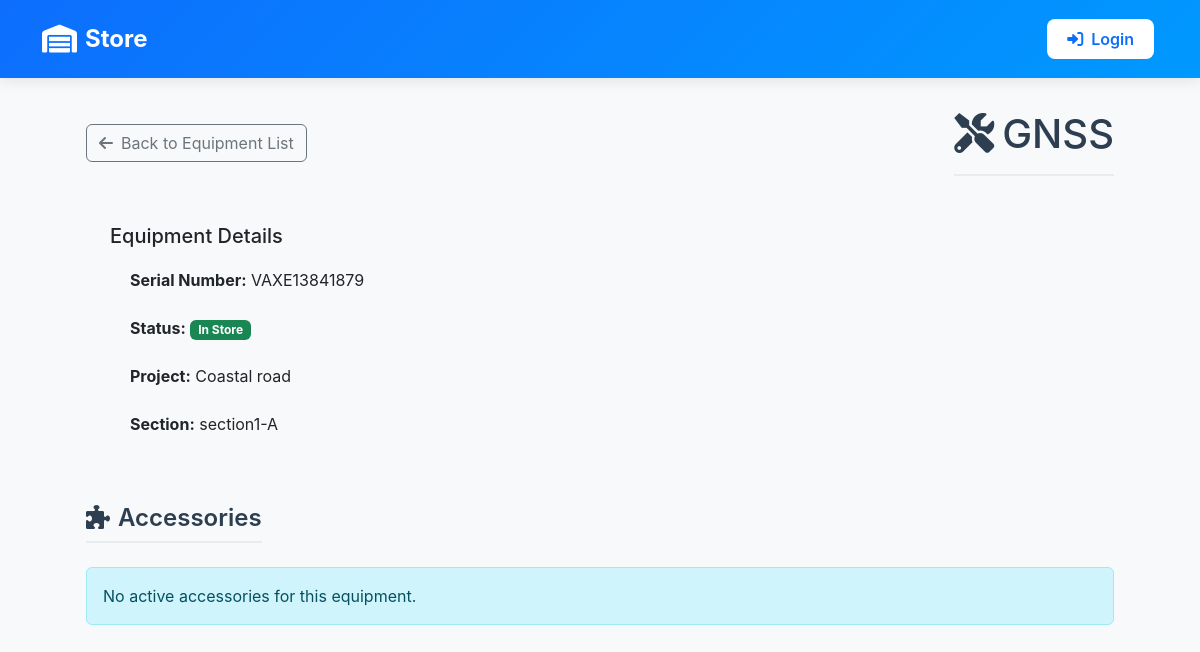
The app's page /inventory/equipment/74/, older data.
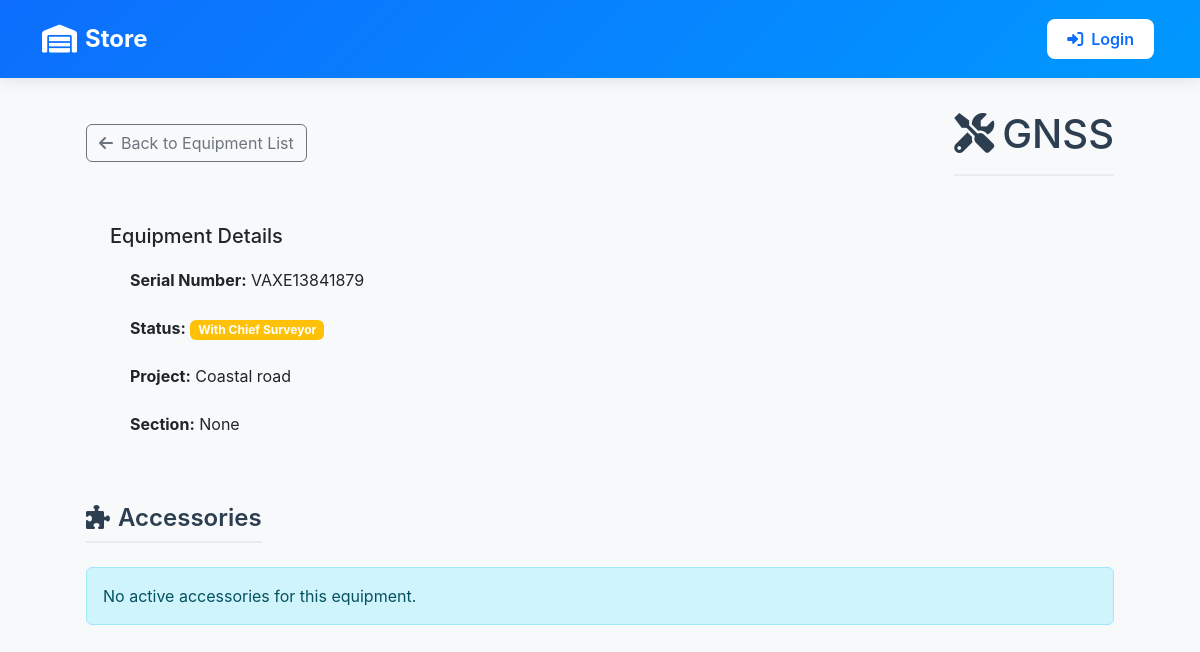
The same page, newer data.
### inventory/models.py (models this page shows, shortened)
class EquipmentsInSurvey(models.Model):
    name = models.CharField(max_length=100)
    date_of_receiving_from_supplier = models.DateField()
    supplier = models.CharField(max_length=20)
    base_serial = models.CharField(max_length=100)
    roover_serial = models.CharField(max_length=100)
    condition = models.CharField(max_length=10, choices=[("Good", "Good"), ("Bad", "Bad")], default="Good")
    data_logger_serial = models.CharField(max_length=100)
    radio_serial = models.CharField(max_length=100)
    chief_surveyor = models.ForeignKey(User, on_delete=models.CASCADE, null=True, blank=True)
    surveyor_responsible = models.CharField(max_length=100, null=True)
    project = models.CharField(max_length=20, blank=True)
    section = models.CharField(max_length=100, null=True, blank=True)
    date_receiving_from_department = models.DateField()
    status = models.CharField(choices=[('In Store', 'In Store'), ('In Field', 'In Field'), ('With Chief Surveyor', 'With Chief Surveyor'), ('Returning', 'Returning'), ('Delivering', 'Delivering')], max_length=100, default='In Store')
    delivery_status = models.CharField(max_length=10, choices=[('Delivered', 'Delivered'), ('Delivering', 'Delivering'), ('Cancelled', 'Cancelled')], null=True, blank=True)

### inventory/views.py (the view)
# urls.py: path('equipment/<int:id>/', views.equipment_detail, name='equipment_detail'),
def equipment_detail(request, id):
    equipment = get_object_or_404(EquipmentsInSurvey, id=id)
    active_accessories = equipment.accessories.filter(return_status='In Use')
    returned_accessories = equipment.accessories.filter(return_status__in=['Returned', 'Returning'])
    return render(request, 'equipments/equipments_detail.html', {
        'equipment': equipment,
        'active_accessories': active_accessories,
        'returned_accessories': returned_accessories
    })

### inventory/context_processors.py (called while the page is built)
def is_admin(request):
    return {'is_admin': request.user.is_authenticated and request.user.is_superuser}

### inventory/templates/equipments/equipments_detail.html (shortened to what the changed rows need)
{% extends 'base_dashboard.html' %}
{% load static %}
{% block content %}
<div class="container">
    <div class="equipment-detail">
        <div class="d-flex justify-content-between align-items-center mb-4">
            {% if user.is_superuser %}
            <a href="{% url 'store' %}" class="btn btn-outline-secondary">
                <i class="fas fa-arrow-left me-2"></i>Back to Equipment List
            </a>
            {% else %}
            <a href="{% url 'request_equipment' %}" class="btn btn-outline-secondary">
                <i class="fas fa-arrow-left me-2"></i>Back to Equipment List
            </a>
            {% endif %}
            <h1 class="page-title mb-0">
                <i class="fas fa-tools me-2"></i>{{ equipment.name }}
            </h1>
        </div>
        <div class="equipment-info">
            <div class="row">
                <div class="col-md-6">
                    <ul class="list-group">
                        <li class="list-group-item">
                            <strong>Serial Number:</strong> {{ equipment.base_serial }}
                        </li>
                        <li class="list-group-item">
                            <strong>Status:</strong>
                            <span class="badge {% if equipment.status == 'In Store' %}bg-success{% elif equipment.status == 'In Field' %}bg-primary{% else %}bg-warning{% endif %}">
                            {{ equipment.status }}
                        </span>
                        </li>
                        <li class="list-group-item">
                            <strong>Project:</strong> {{ equipment.project }}
                        </li>
                        <li class="list-group-item">
                            <strong>Section:</strong> {{ equipment.section }}
                        </li>
                    </ul>
                </div>
            </div>
        </div>
        <div class="accessories-section mt-4">
            <div class="d-flex justify-content-between align-items-center mb-4">
                <h2 class="section-title mb-0">
                    <i class="fas fa-puzzle-piece me-2"></i>Accessories
                </h2>
            </div>
        </div>
    </div>
</div>
{% endblock %}

Row changes from the older to the newer data that the page shows:
changed EquipmentsInSurvey "GNSS": status "In Store" → "With Chief Surveyor"; section "section1-A" → "None"
